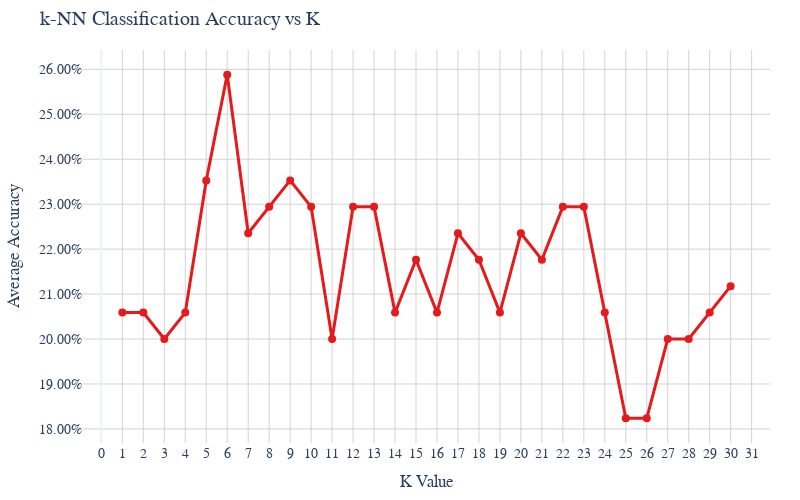

Notebook source saved alongside this figure:
### Code cell
import plotly.graph_objs as go
import plotly.io as pio

# Plot the average accuracy vs K values
def plot_accuracy_trend(K_values, avg_accuracies):
    """
    Plots the average accuracy for each K value using Plotly.

    Args:
        K_values (range): Range of K values.
        avg_accuracies (dict): Dictionary with K as keys and average accuracies as values.
    """
    # Convert the dictionary to lists
    x = list(K_values)
    y = [avg_accuracies[k] for k in K_values]

    # Create a line plot with markers
    fig = go.Figure()
    fig.add_trace(go.Scatter(
        x=x, y=y,
        mode='lines+markers',
        line=dict(color='rgb(228,26,28)', width=3),  # Set1 color theme
        marker=dict(size=8),
        hovertemplate='K=%{x}<br>Accuracy=%{y:.2%}',
        name='Average Accuracy'
    ))

    # Customize layout to fit your existing theme
    fig.update_layout(
        title="k-NN Classification Accuracy vs K",
        xaxis=dict(title='K Value', tickmode='linear', dtick=1),
        yaxis=dict(title='Average Accuracy', tickformat='.2%'),
        template='plotly_white',
        font=dict(family='Arial', size=14),
        height=500,
        width=800,
        showlegend=False,
        margin=dict(l=60, r=30, t=50, b=50),
        plot_bgcolor='white'
    )

    fig.update_xaxes(showgrid=True, gridcolor='lightgray')
    fig.update_yaxes(showgrid=True, gridcolor='lightgray')

    # Show the plot
    pio.show(fig)

# Call the function to plot the results
plot_accuracy_trend(K_values, avg_accuracies)

### Figure 1 — Plotly figure (JSON) as saved in the notebook; plotly's stock layout.template omitted (floating-point values rounded to 4 significant figures)
{"data": [{"hovertemplate": "K=%{x}<br>Accuracy=%{y:.2%}", "line": {"color": "rgb(228,26,28)", "width": 3}, "marker": {"size": 8}, "mode": "lines+markers", "name": "Average Accuracy", "type": "scatter", "x": [1, 2, 3, 4, 5, 6, 7, 8, 9, 10, 11, 12, 13, 14, 15, 16, 17, 18, 19, 20, 21, 22, 23, 24, 25, 26, 27, 28, 29, 30], "y": [0.2059, 0.2059, 0.2, 0.2059, 0.2353, 0.2588, 0.2235, 0.2294, 0.2353, 0.2294, 0.2, 0.2294, 0.2294, 0.2059, 0.2176, 0.2059, 0.2235, 0.2176, 0.2059, 0.2235, 0.2176, 0.2294, 0.2294, 0.2059, 0.1824, 0.1824, 0.2, 0.2, 0.2059, 0.2118]}], "layout": {"font": {"family": "Arial", "size": 14}, "height": 500, "margin": {"b": 50, "l": 60, "r": 30, "t": 50}, "plot_bgcolor": "white", "showlegend": false, "title": {"text": "k-NN Classification Accuracy vs K"}, "width": 800, "xaxis": {"dtick": 1, "gridcolor": "lightgray", "showgrid": true, "tickmode": "linear", "title": {"text": "K Value"}}, "yaxis": {"gridcolor": "lightgray", "showgrid": true, "tickformat": ".2%", "title": {"text": "Average Accuracy"}}}}
